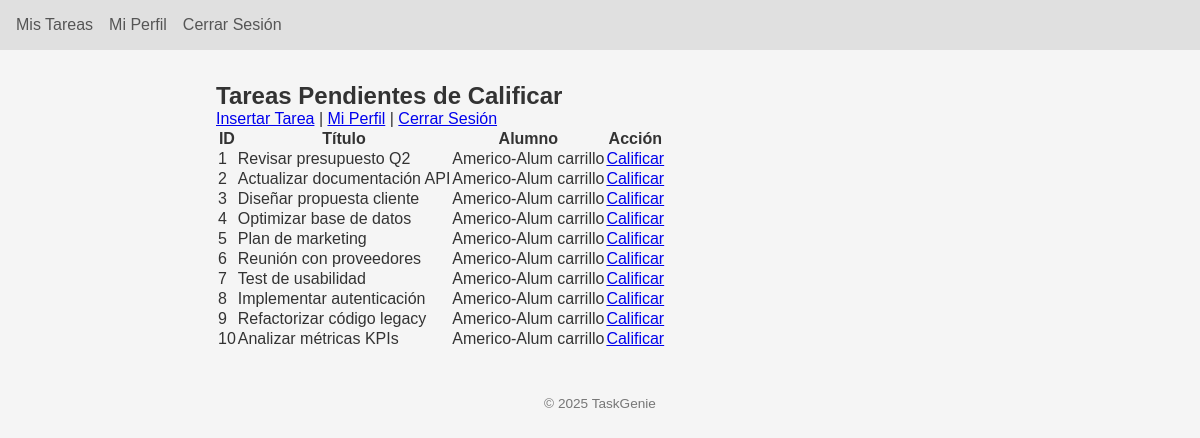
Before: /profe/listado (signed in) with the older database file.
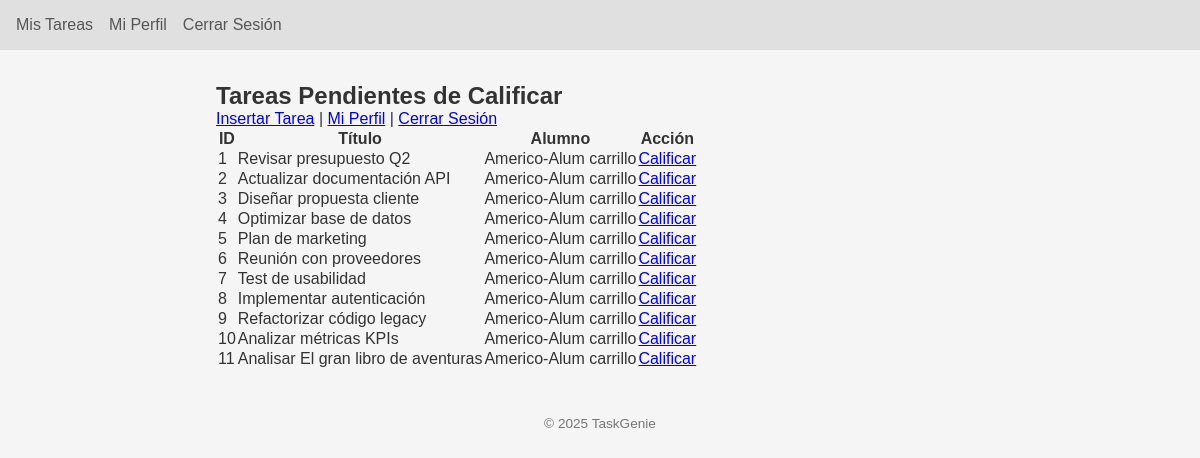
After: the same page with the newer database file.
### app/models.py (models this page shows, shortened)
class TareaCalificada(db.Model):
    __tablename__         = "tb_tarea_calificada"
    cod_id_califica       = db.Column(db.Integer, primary_key=True, autoincrement=True)
    cod_id_tarea          = db.Column(db.Integer, db.ForeignKey("tareas.id"), nullable=False)
    fecha_calificado      = db.Column(db.Date, nullable=True)
    texto_calificado      = db.Column(db.Text, nullable=True)
    puntuacion_calificado = db.Column(db.Integer, nullable=True)
    estatus_calificado    = db.Column(db.String(2), nullable=False, default="no")
    tarea = db.relationship(
        "Tarea",
        back_populates="calificaciones",
        foreign_keys=[cod_id_tarea]
    )

class Tarea(db.Model):
    __tablename__ = "tareas"
    id               = db.Column(db.Integer, primary_key=True)
    titulo           = db.Column(db.String(100), nullable=False)
    descripcion      = db.Column(db.Text, nullable=True)
    completada       = db.Column(db.Boolean, default=False)
    fecha_creacion   = db.Column(db.Date, default=date.today)
    fecha_entrega    = db.Column(db.Date, nullable=True)
    user_id          = db.Column(db.Integer, db.ForeignKey("usuarios.id"), nullable=False)
    importancia_id   = db.Column(db.String(2), db.ForeignKey("tb_importancia.cod_id"), nullable=True)
    estado_id        = db.Column(db.String(2), db.ForeignKey("tb_estado_tarea.cod_id"), nullable=True)
    asignado_a_id    = db.Column(db.Integer, db.ForeignKey("usuarios.id"), nullable=True)
    calificacion_id  = db.Column(db.Integer, db.ForeignKey("tb_tarea_calificada.cod_id_califica"), nullable=True)
    usuario        = db.relationship(
        "Usuario",
        foreign_keys=[user_id],
        back_populates="tareas_creadas"
    )
    asignado_a     = db.relationship(
        "Usuario",
        foreign_keys=[asignado_a_id],
        back_populates="tareas_recibidas"
    )
    importancia    = db.relationship(
        "Importancia",
        back_populates="tareas"
    )
    estado         = db.relationship(
        "EstadoTarea",
        back_populates="tareas"
    )
    calificaciones = db.relationship(
        "TareaCalificada",
        back_populates="tarea",
        cascade="all, delete-orphan",
        foreign_keys="[TareaCalificada.cod_id_tarea]"
    )

class Usuario(UserMixin, db.Model):
    __tablename__ = "usuarios"
    id               = db.Column(db.Integer, primary_key=True)
    nombre           = db.Column(db.String(50), nullable=False)
    apellido         = db.Column(db.String(50), nullable=False)
    email            = db.Column(db.String(120), unique=True, nullable=False)
    clave_hash       = db.Column(db.String(128), nullable=False)
    fecha_nacimiento = db.Column(db.Date, nullable=False)
    rol              = db.Column(db.Enum(RolEnum), default=RolEnum.USER, nullable=False)
    is_blocked       = db.Column(db.Boolean, default=False)
    tareas_creadas = db.relationship(
        "Tarea",
        foreign_keys="Tarea.user_id",
        back_populates="usuario",
        cascade="all, delete-orphan"
    )
    tareas_recibidas = db.relationship(
        "Tarea",
        foreign_keys="Tarea.asignado_a_id",
        back_populates="asignado_a"
    )

### app/blueprints/profe/routes.py (the view)
@profe_bp.route("/listado")
@solo_profe
def listado():
    pendientes = TareaCalificada.query.filter_by(estatus_calificado="no").all()
    return render_template("listado.html", pendientes=pendientes)

### app/blueprints/profe/routes.py (called while the page is built)
def solo_profe(fn):
    @wraps(fn)
    def wrapper(*args, **kwargs):
        if current_user.rol != RolEnum.PROFESOR:
            abort(403, description="Acceso sólo para PROFESORES")
        return fn(*args, **kwargs)
    return login_required(wrapper)

### app/extensions.py (called while the page is built)
@login_manager.user_loader
def load_user(user_id: str):
    from app.models import Usuario
    return db.session.get(Usuario, int(user_id))

### app/blueprints/profe/templates/profe/listado.html
{% extends 'base.html' %} {% block title %}Tareas por Calificar{% endblock %} {%
block content %}
<h2>Tareas Pendientes de Calificar</h2>
<p>
  <a href="{{ url_for('profe.nueva') }}">Insertar Tarea</a> |
  <a href="{{ url_for('perfil.index') }}">Mi Perfil</a> |
  <a href="{{ url_for('auth.logout') }}">Cerrar Sesión</a>
</p>
{% if pendientes %}
<table>
  <thead>
    <tr>
      <th>ID</th>
      <th>Título</th>
      <th>Alumno</th>
      <th>Acción</th>
    </tr>
  </thead>
  <tbody>
    {% for cal in pendientes %}
    <tr>
      <td>{{ cal.cod_id_tarea }}</td>
      <td>{{ cal.tarea.titulo }}</td>
      <td>
        {{ cal.tarea.asignado_a.nombre }} {{ cal.tarea.asignado_a.apellido }}
      </td>
      <td>
        <a href="{{ url_for('profe.calificar', tarea_id=cal.cod_id_tarea) }}">
          Calificar
        </a>
      </td>
    </tr>
    {% endfor %}
  </tbody>
</table>
{% else %}
<p>No hay tareas pendientes.</p>
{% endif %} {% endblock %}

### app/templates/base.html (shortened to what this page needs)
<!DOCTYPE html>
<html lang="es">
  <head>
    <link
      rel="stylesheet"
      href="{{ url_for('static', filename='css/style.css') }}"
    />
  </head>
  <body>
     {% if
    request.endpoint not in ['auth.login', 'auth.registro'] %}
    <header>
      <nav>
        {% if not current_user.is_authenticated %}
        <a href="{{ url_for('auth.login') }}">Ingresar</a>
        {% elif current_user.rol.name == 'ADMIN' %}
        <a href="{{ url_for('perfil.index') }}">Mi Perfil</a>
        <a href="{{ url_for('admin.dashboard') }}">Panel Admin</a>
        <a href="{{ url_for('auth.logout') }}">Cerrar Sesión</a>
        {% elif current_user.rol.name in ['PROFESOR', 'ALUMNO'] %}
        <a href="{{ url_for('tareas.listado') }}">Mis Tareas</a>
        <a href="{{ url_for('perfil.index') }}">Mi Perfil</a>
        <a href="{{ url_for('auth.logout') }}">Cerrar Sesión</a>
        {% endif %}
      </nav>
    </header>
    {% endif %}
    <main>
       {% block content %}{% endblock %}
    </main>
    <footer>
      <p>&copy; 2025 TaskGenie</p>
    </footer>
  </body>
</html>

### app/static/css/style.css (style rules this page uses)
:root { --bg: #f5f5f5; --nav-bg: #e0e0e0; --text: #333; --link: #555; --link-hover: #000; --flash-info: #d9edf7; --flash-success: #dff0d8; --flash-danger: #f2dede; --flash-warning: #fcf8e3; }
* { margin: 0; padding: 0; box-sizing: border-box; font-family: Arial, sans-serif; }
body { background: var(--bg); color: var(--text); }
header { background: var(--nav-bg); padding: 1em; }
nav { display: flex; gap: 1em; }
nav a { color: var(--link); text-decoration: none; font-weight: 500; }
main { max-width: 800px; margin: 2em auto; padding: 0 1em; }
footer { text-align: center; padding: 1em; font-size: 0.85em; color: #777; }

Changed rows visible on the page:
added TareaCalificada: cod_id_tarea "11", tarea.titulo "Analisar El gran libro de aventuras", tarea.asignado_a.nombre "Americo-Alum", tarea.asignado_a.apellido "carrillo"
